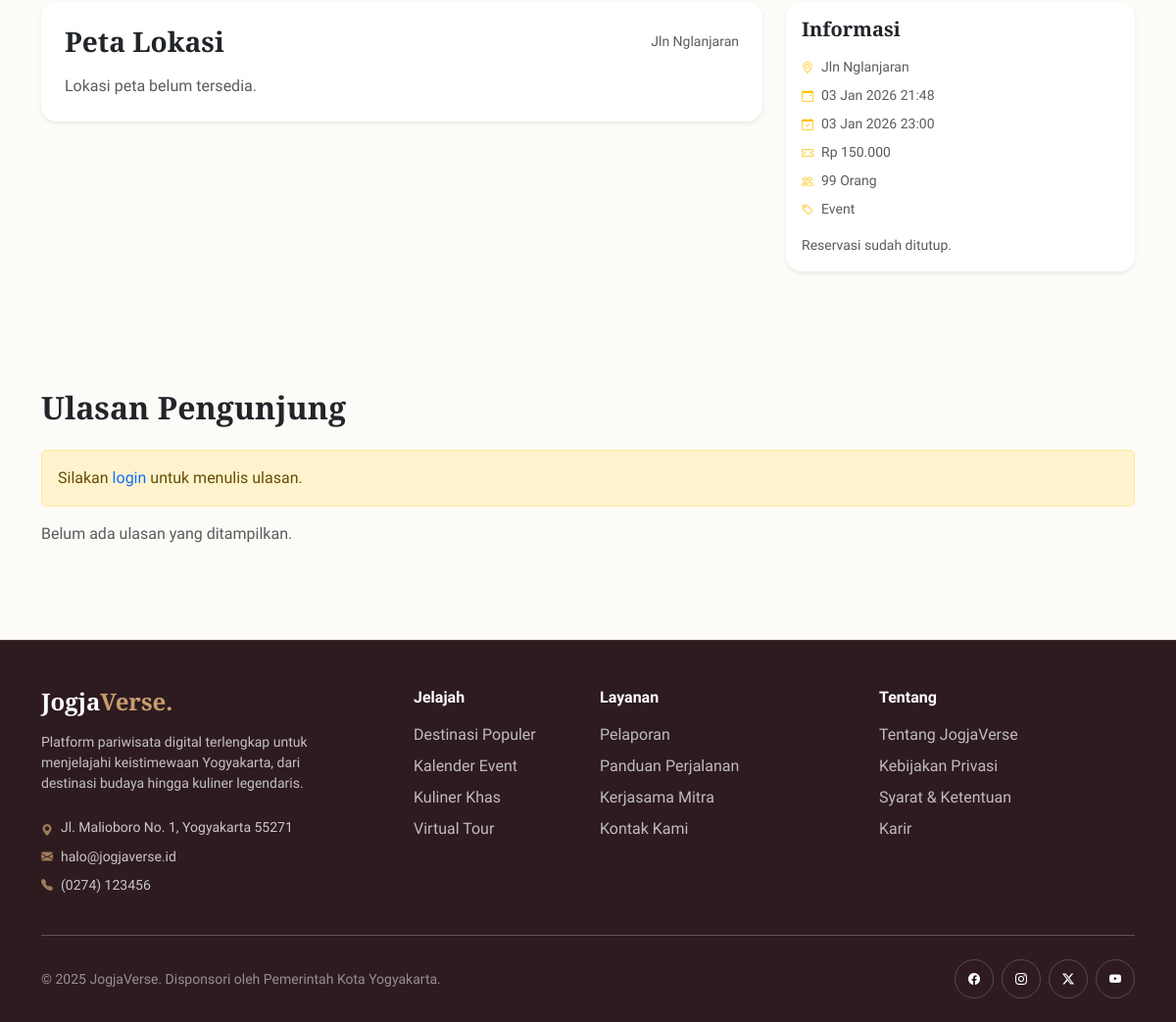
The page /public/user/php/detailEvent.php?id_event=8 (lower part) on the database as committed earlier.
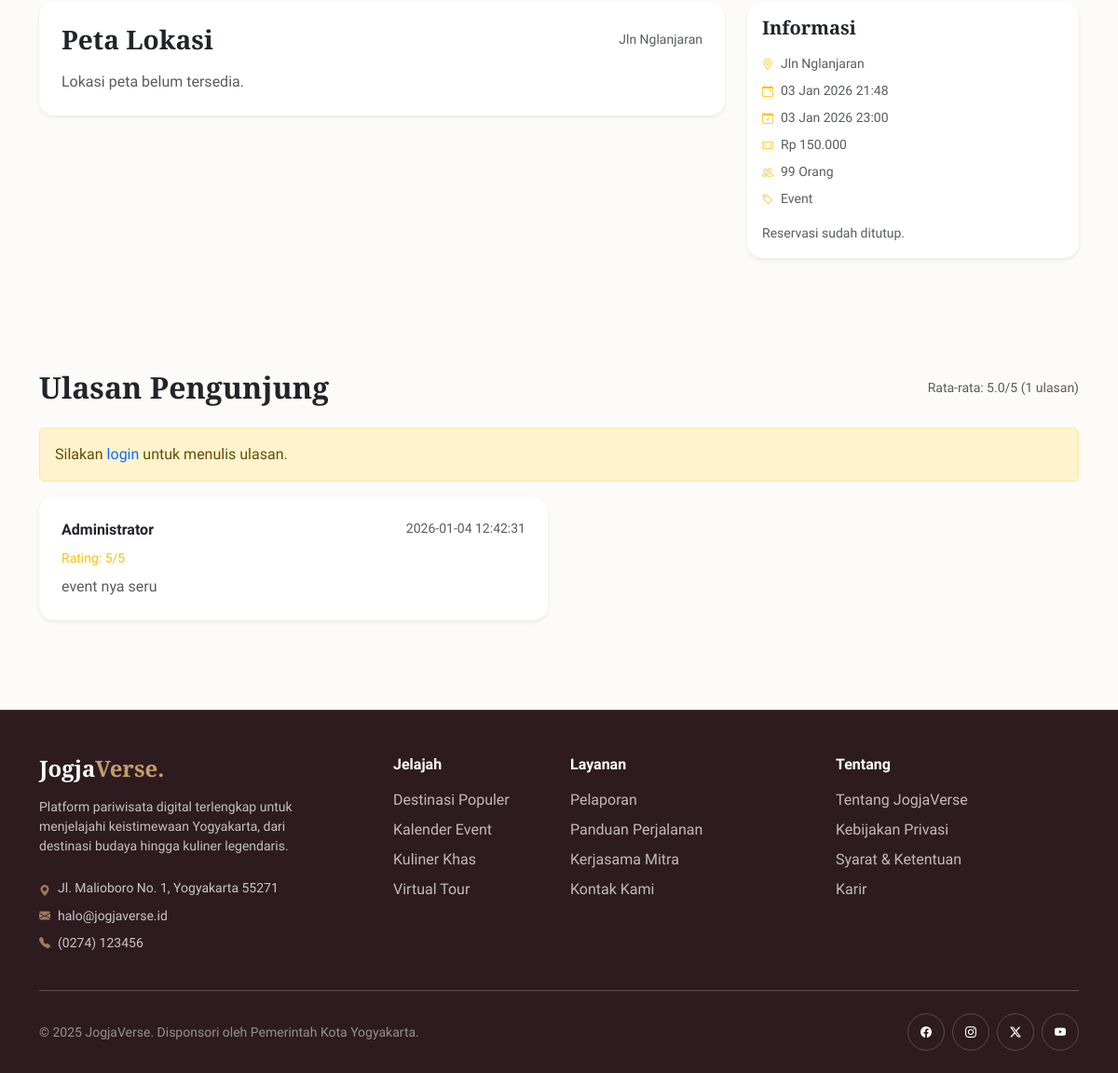
The same page on the database as committed later.
### tables this page shows
CREATE TABLE `ulasan` (
  `id_ulasan` bigint UNSIGNED NOT NULL,
  `id_pengguna` bigint UNSIGNED NOT NULL,
  `jenis_target` enum('destinasi','event','atraksi','kuliner') NOT NULL,
  `id_target` bigint UNSIGNED NOT NULL,
  `rating` tinyint UNSIGNED NOT NULL,
  `komentar` text,
  `status` enum('tampil','sembunyi') NOT NULL DEFAULT 'tampil',
  `dibuat_pada` datetime NOT NULL DEFAULT CURRENT_TIMESTAMP
);

CREATE TABLE `pengguna` (
  `id_pengguna` bigint UNSIGNED NOT NULL,
  `nama_lengkap` varchar(120) NOT NULL,
  `username` varchar(60) NOT NULL,
  `email` varchar(120) DEFAULT NULL,
  `kata_sandi_hash` varchar(255) NOT NULL,
  `peran` enum('admin','user') NOT NULL DEFAULT 'user',
  `nomor_hp` varchar(30) DEFAULT NULL,
  `foto_profil_url` varchar(255) DEFAULT NULL,
  `status_aktif` tinyint(1) NOT NULL DEFAULT '1',
  `dibuat_pada` datetime NOT NULL DEFAULT CURRENT_TIMESTAMP,
  `diubah_pada` datetime DEFAULT NULL ON UPDATE CURRENT_TIMESTAMP
);

### public/user/php/detailEvent.php (the view, shortened to what the changed rows need)
<?php
require_once __DIR__ . "/../../../config/koneksi.php";
function h($value) {
  return htmlspecialchars((string)$value, ENT_QUOTES, 'UTF-8');
}
$id = filter_input(INPUT_GET, 'id', FILTER_VALIDATE_INT);
if (!$id) {
  $id = filter_input(INPUT_GET, 'id_event', FILTER_VALIDATE_INT);
}
$event = null;
if ($id) {
  $stmt = $koneksi->prepare("
    SELECT e.*, k.nama AS kategori
    FROM event e
    LEFT JOIN kategori k ON e.id_kategori = k.id_kategori AND k.tipe = 'event'
    WHERE e.id_event = ? AND e.status = 'publish'
    LIMIT 1
  ");
  $stmt->bind_param("i", $id);
  $stmt->execute();
  $res = $stmt->get_result();
  if ($res) {
    $event = $res->fetch_assoc();
  }
}
$not_found = !$id || !$event;
$ulasan_list = [];
$ulasan_avg = null;
$ulasan_total = 0;
if (!$not_found) {
  $jenis_target = 'event';
  $stmtU = $koneksi->prepare("
    SELECT u.rating, u.komentar, u.dibuat_pada, p.nama_lengkap
    FROM ulasan u
    LEFT JOIN pengguna p ON u.id_pengguna = p.id_pengguna
    WHERE u.jenis_target = ? AND u.id_target = ? AND u.status = 'tampil'
    ORDER BY u.dibuat_pada DESC
  ");
  $stmtU->bind_param("si", $jenis_target, $id);
  $stmtU->execute();
  $resU = $stmtU->get_result();
  if ($resU) {
    while ($row = $resU->fetch_assoc()) {
      $ulasan_list[] = $row;
    }
  }
  $stmtAvg = $koneksi->prepare("
    SELECT AVG(rating) as rata, COUNT(*) as total
    FROM ulasan
    WHERE jenis_target = ? AND id_target = ? AND status = 'tampil'
  ");
  $stmtAvg->bind_param("si", $jenis_target, $id);
  $stmtAvg->execute();
  $avgRow = $stmtAvg->get_result()->fetch_assoc();
  $ulasan_avg = $avgRow['rata'] ?? null;
  $ulasan_total = (int)($avgRow['total'] ?? 0);
}
?>
<!DOCTYPE html>
<html lang="id">
<head>
  <link href="https://cdn.jsdelivr.net/npm/bootstrap@5.3.8/dist/css/bootstrap.min.css" rel="stylesheet">
  <link href="https://cdn.jsdelivr.net/npm/bootstrap-icons@1.13.1/font/bootstrap-icons.min.css" rel="stylesheet">
  <link rel="stylesheet" href="../css/style2.css">
  <link rel="stylesheet" href="https://unpkg.com/leaflet@1.9.4/dist/leaflet.css">
  <link rel="stylesheet" href="/assets/css/leaflet.css">
</head>
<body>
<?php if ($not_found): ?>
  <div class="hero-event" style="background-image: url('../img/hero-yogyakarta.jpg');">
    <div class="hero-overlay">
      <div class="text-center">
        <h1 class="fw-bold display-4 mb-2">Event Tidak Ditemukan</h1>
        <p class="text-white-50 fs-5">Data event tidak tersedia atau belum dipublikasikan.</p>
      </div>
    </div>
  </div>
  <section class="py-5">
    <div class="container text-center">
      <p class="text-muted mb-4">Coba kembali ke daftar event untuk melihat pilihan lain.</p>
      <a href="eventLainnya.php" class="btn btn-outline-dark rounded-pill px-4">Kembali ke Event</a>
    </div>
  </section>
<?php else: ?>
  <section class="py-5">
    <div class="container">
      <div class="d-flex flex-wrap justify-content-between align-items-center mb-4 gap-2">
        <h2 class="fw-bold font-serif mb-0">Ulasan Pengunjung</h2>
        <?php if ($ulasan_total > 0 && $ulasan_avg !== null): ?>
          <span class="text-muted small">Rata-rata: <?= h(number_format((float)$ulasan_avg, 1)) ?>/5 (<?= h($ulasan_total) ?> ulasan)</span>
        <?php endif; ?>
      </div>
      <?php if (!empty($_SESSION['login']) && $_SESSION['login'] === true): ?>
        <div class="bg-white rounded-4 p-4 shadow-sm mb-4">
          <h5 class="fw-bold font-serif mb-3">Tulis Ulasan</h5>
          <form method="POST">
            <input type="hidden" name="action" value="submit_ulasan">
            <div class="row g-3">
              <div class="col-md-3">
                <label class="form-label small fw-bold">Rating</label>
                <select name="rating" class="form-select" required>
                  <option value="">Pilih</option>
                  <?php for ($i = 1; $i <= 5; $i++): ?>
                    <option value="<?= $i ?>"><?= $i ?></option>
                  <?php endfor; ?>
                </select>
              </div>
              <div class="col-md-9">
                <label class="form-label small fw-bold">Komentar</label>
                <textarea name="komentar" class="form-control" rows="3" maxlength="500" placeholder="Tulis komentar (maks 500 karakter)"></textarea>
              </div>
            </div>
            <button class="btn btn-gold mt-3" type="submit">Kirim Ulasan</button>
          </form>
        </div>
      <?php else: ?>
        <div class="alert alert-warning">
          Silakan <a href="/public/login.php" class="text-decoration-none">login</a> untuk menulis ulasan.
        </div>
      <?php endif; ?>
      <?php if (empty($ulasan_list)): ?>
        <div class="text-muted">Belum ada ulasan yang ditampilkan.</div>
      <?php else: ?>
        <div class="row g-4">
          <?php foreach ($ulasan_list as $u): ?>
            <div class="col-md-6">
              <div class="bg-white rounded-4 p-4 shadow-sm h-100">
                <div class="d-flex justify-content-between align-items-start mb-2">
                  <div class="fw-bold"><?= h($u['nama_lengkap'] ?? 'Pengguna') ?></div>
                  <small class="text-muted"><?= h($u['dibuat_pada'] ?? '-') ?></small>
                </div>
                <div class="text-warning small mb-2">Rating: <?= h($u['rating'] ?? '-') ?>/5</div>
                <div class="text-muted"><?= nl2br(h($u['komentar'] ?? '')) ?></div>
              </div>
            </div>
          <?php endforeach; ?>
        </div>
      <?php endif; ?>
    </div>
  </section>
<?php endif; ?>
</body>
</html>

Rows that differ between the two databases and show on the page:
added ulasan: id_pengguna.nama_lengkap "Administrator", dibuat_pada "2026-01-04 12:42:31", rating "5", komentar "event nya seru"
Other text that changed with them:
$ulasan_avg: (not shown) → "5.0"
$ulasan_total: (not shown) → "1"
text no longer shown: "Belum ada ulasan yang ditampilkan."
text now shown: "Rata-rata: /5 ( ulasan)"
